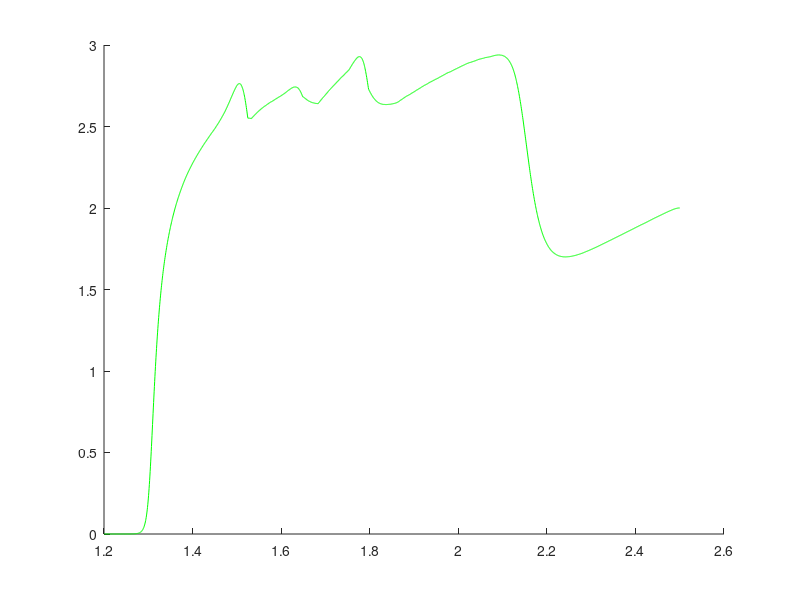

Recreate this plot in MATLAB. (Note: this script raises an error after producing the figure.)
N = 100;
L = 22.839;
x = linspace(0, L, N);
delta = 0.04;
sigma0 = 0.0001; % test with 0
m = 1; %new parameter m
a0 = 2.5;
a1 = 1.2;
dt = 0.1;
eps_values = 0.006:0.003:0.03;

% Generate a colormap from green to red
num_eps = numel(eps_values);
colors = interp1([0, 0.5, 1], [0, 1, 0; 1, 1, 0; 1, 0, 0], linspace(0, 1, num_eps));

figure(2); hold on;

for i = 1:num_eps
    eps = eps_values(i);
    T = (a0 - a1) / eps;
    tt = 0:dt:T;
    aa = a0 - eps * tt;
    n0 = a0 / 2 + sqrt(a0^2 / 4 - 1);
    n = (x') * 0 + n0;
    w = 1 ./ n;
    dx = x(2) - x(1);
    tout = 0;

    % Laplacian with Neumann boundary conditions
    Lap = -2 * diag(ones(1, N)) + diag(ones(1, N - 1), 1) + diag(ones(1, N - 1), -1);
    Lap(1, 2) = 2;
    Lap(N, N - 1) = 2;

    M1 = delta * Lap / dx^2 + eye(N) * (-1 / dt - m);
    M2 = Lap / dx^2 - eye(N);

    maxn = [];
    spread = [];

    for idx = 1:numel(tt)
        a = aa(idx);
        t = tt(idx);

        noise = randn(N, 1) * sqrt(dt) * sigma0 * sqrt(N);
        wnext = (M2 - diag(n.^2)) \ (-a - noise / dt);
        nnext = M1 \ (-n / dt - n.^2 .* w);
        n = nnext;
        w = wnext;

        maxn(end + 1) = max(n);
        spread(end + 1) = (max(n) - min(n)) / mean(n);
    end
    h = plot(aa, maxn, 'Color', colors(i, :), 'DisplayName', sprintf('\\epsilon = %g', eps));
    at = interp1(spread, aa, 1);
    plot([at, at], [0, 3], '--', 'Color', h.Color, 'DisplayName', sprintf('a_d for \\epsilon = %g', eps));
end

xlabel('a');
ylabel('max(n)');
title(sprintf('\\delta = %g, m = %g, \\sigma_0 = %g', delta, m, sigma0));
legend('Location', 'northeastoutside');

% Bifurcation diagram from soresina
hold on;
box on;
a = a1:0.001:a0;
Ep_n = @(a) a./(2*m) - sqrt((a./(2*m)).^2 - 1);
Em_n = @(a) a./(2*m) + sqrt((a./(2*m)).^2 - 1);
plot(a, Ep_n(a), 'b:', 'DisplayName', 'E_{+}');
plot(a, Em_n(a), 'b', 'DisplayName', 'E_{-}');
xlabel('a');
ylabel('n_{eq}');
% axis([0.8, 1.2, 0, 2.5]);
plot([2*m 2*m], [0 1], 'k:', 'DisplayName', 'a_C'); % aC

legend show;
hold off;